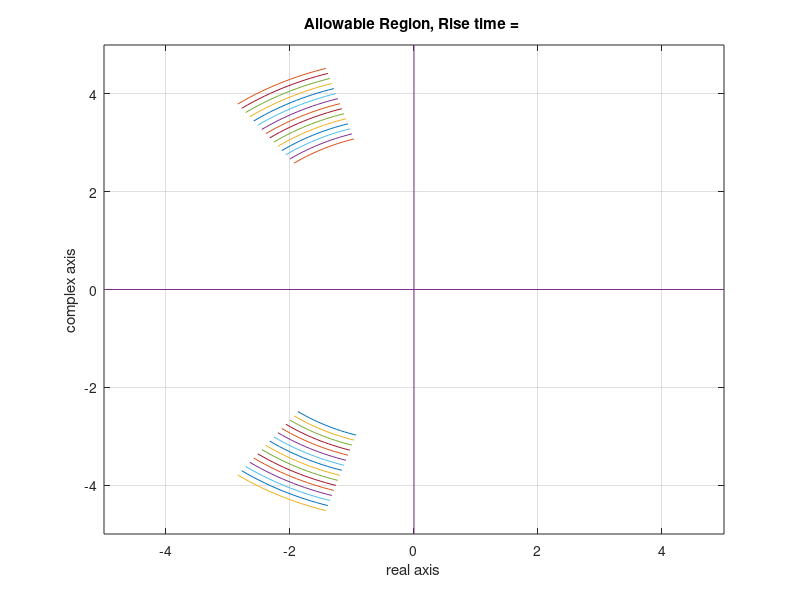
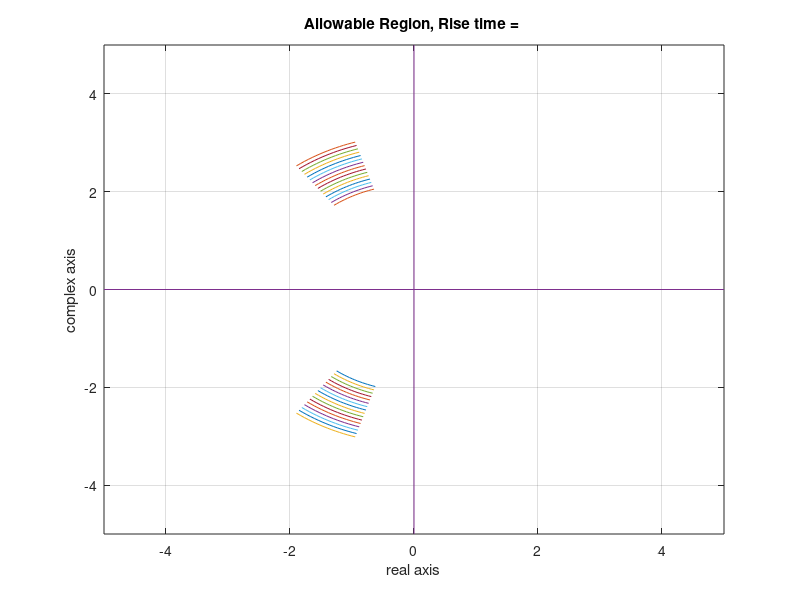
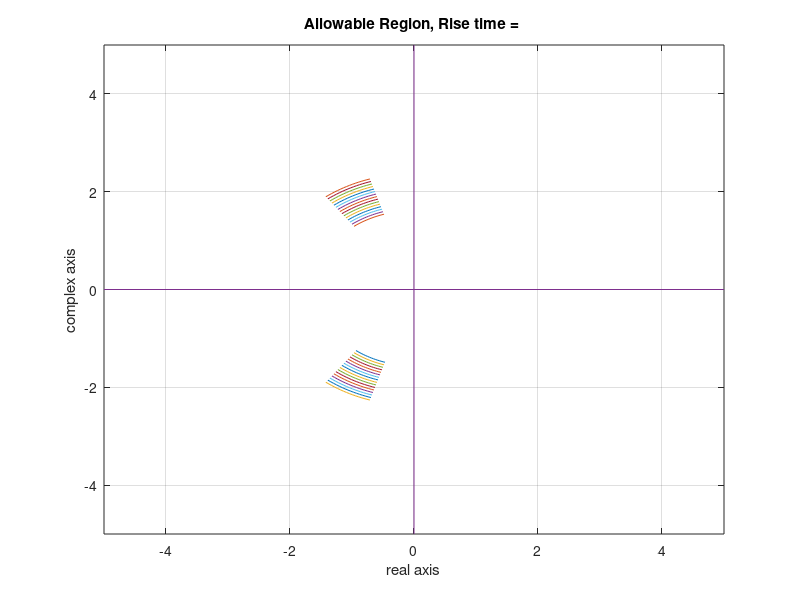

The MATLAB source for these figures, in order:
%Emmanuel S Akosah ID 1155107217  10/31/2017
% MAEG 3050 HW Ques 5

% Showing allowable regions for different rise times
% within a given dr range,
% dr = damping ratio

% staying within valid range of dr
dr = 0.3:0.02:0.6;
tr = [0.4,0.6,0.8];

%Allowed Region, angle
upperBoundAngle = acos(min(dr)) * (180/pi)
lowerBoundAngle = acos(max(dr)) * (180/pi)

for ind = 1: length(tr);

%linear approx. of rise time vs damping ratio curve
% valid for range dr
wn = (2.16*dr + 0.6)/tr(ind);

    for index = 1: length(wn);
    %allowed real values
    real = -dr .* wn(index);
    %allowed complex values
    wd =  wn(index) .* sqrt(1-dr.^2);
    complex =  wd;

    %plotting
    %subplot(length(tr),1,ind);   
    plot(real, complex);
    plot(real, -complex); %show region on the negative half of complex axis
    axis([-5,5,-5,5]);
    title ('Allowable Region, Rise time = ')
    xlabel('real axis')
    ylabel('complex axis')
    grid on
    hold on
    end

%central axes
line([0 0],[-5 5]);
line([-5 5],[0 0]);
hold off
figure
end
